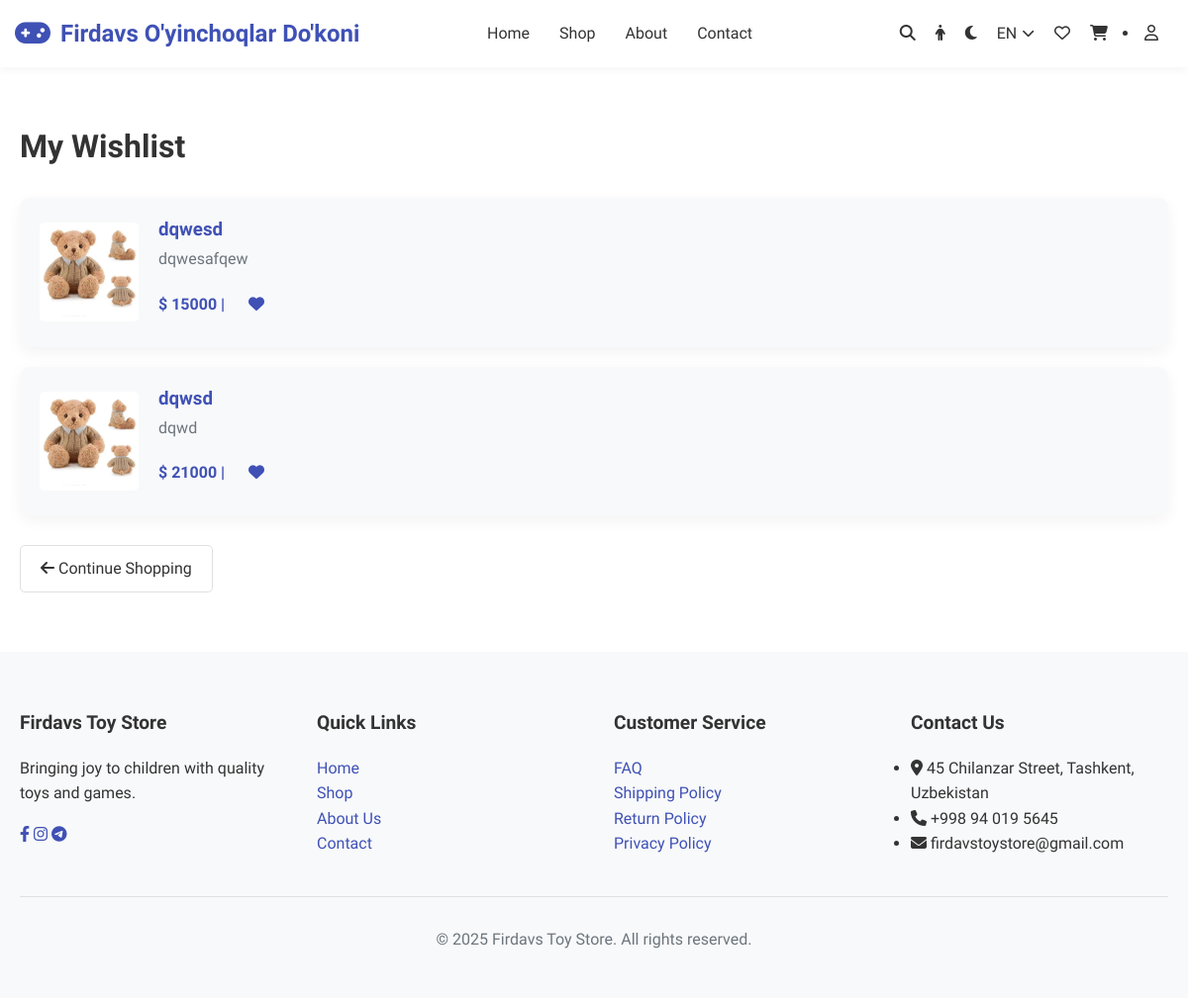
Page /uz/products/wishlist/ (signed in) on the earlier database version.
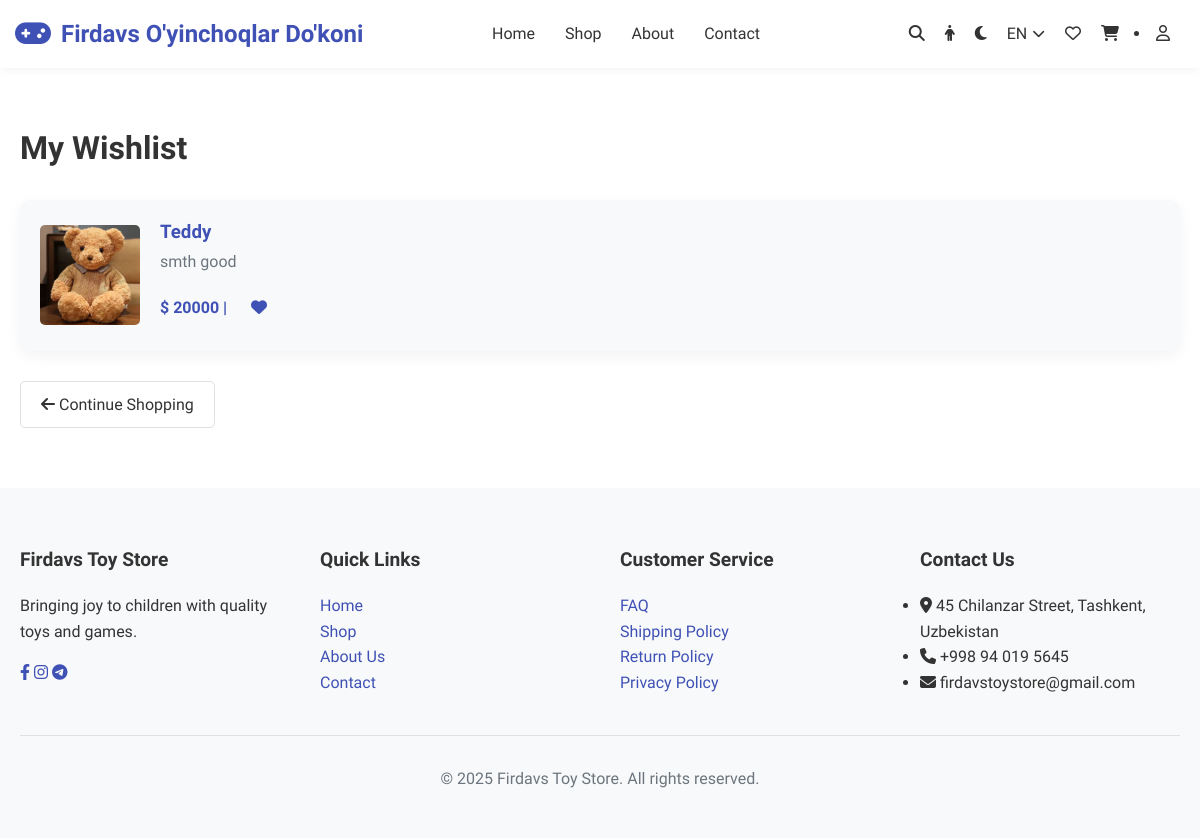
Same page on the later database version.
### products/models.py (models this page shows, shortened)
class ProductModel(models.Model):
    name = models.CharField(max_length=255, verbose_name=_("name"))
    price = models.IntegerField(default=0, verbose_name=_("price"))
    discount = models.IntegerField(default=0, verbose_name=_("discount"))
    category = models.ForeignKey(CategoryModel, on_delete=models.CASCADE, related_name='products',
                                 verbose_name=_("category"))
    color = models.ManyToManyField(ColorModel, related_name='products', verbose_name=_("color"))
    short_description = models.TextField(verbose_name=_("short_description"))
    long_description = models.TextField(verbose_name=_("long_description"))
    image = models.ImageField(upload_to='products/', verbose_name=_("image"))
    is_available = models.BooleanField(default=True, verbose_name=_("is_available"))
    agerange = models.ManyToManyField(AgeModel, related_name='products', verbose_name=("age_range"))
    wishlist = models.ManyToManyField(
        User,
        related_name='wishlist',
        verbose_name=_("wishlist"),
        null=True,
        blank=True,
    )
    cart = models.ManyToManyField(
        User,
        related_name='cart',
        verbose_name=_("cart"),
         null=True,
        blank=True,
    )
    created_at = models.DateTimeField(auto_now_add=True, verbose_name=_("created_at"))
    class Meta:
        verbose_name = _('Product')
        verbose_name_plural = _('Products')

### users/models.py (models this page shows, shortened)
class UserModel(AbstractUser):
    pass
    class Meta:
        verbose_name = 'User'
        verbose_name_plural = 'Users'

### products/views.py (the view)
# urls.py: path('wishlist/', WishlistListView.as_view(), name="wishlist"),
class WishlistListView(LoginRequiredMixin, ListView):
    template_name = 'wishlist.html'
    context_object_name = 'products'
    paginate_by = 9
    def get_queryset(self):
        return self.request.user.wishlist.order_by('-pk')

### products/templatetags/mytags.py (called while the page is built)
@register.simple_tag
def get_heart_icon(request, product):
    return "fas fa-heart" if request.user in product.wishlist.all() else "far fa-heart"

### templates/wishlist.html (shortened to what this page needs)
{% extends 'layouts/base.html' %}
{% load static %}
{% load mytags %}
{% block content %}
<section class="section">
  <div class="container">
    <h1 style="font-size: 2rem; margin-bottom: 30px">My Wishlist</h1>
    {% if products %}
    <div class="wishlist-items">
      {% for product in products %}
      <a href="{% url 'products:product' pk=product.pk %}">
        <div
          class="wishlist-item"
          style="
            display: grid;
            grid-template-columns: 100px 1fr auto;
            gap: 20px;
            align-items: center;
            padding: 20px;
            background-color: var(--card-background);
            border-radius: 10px;
            box-shadow: 0 5px 15px var(--shadow-color);
            margin-bottom: 20px;
          "
        >
          <div
            class="item-image"
            style="width: 100px; height: 100px; overflow: hidden"
          >
            <img
              src="{{ product.image.url }}"
              alt="{{ product.name }}"
              style="
                width: 100%;
                height: 100%;
                object-fit: cover;
                border-radius: 5px;
              "
            />
          </div>
          <div class="item-details">
            <h3 style="margin-bottom: 5px">{{ product.name }}</h3>
            <p style="color: var(--text-light); margin-bottom: 10px">
              {{ product.short_description }}
            </p>
            <div style="font-weight: 600; color: var(--primary-color)">
              $ {{ product.price }} |
              <a
                class="btn btn-success text-white"
                href="{% url 'products:wishlist-create' pk=product.pk %}?next={{ request.path }}?{{ request.GET.urlencode }}"
              >
                <i class="{% get_heart_icon request product %}"></i>
              </a>
            </div>
          </div>
          </div
      ></a>
      {% endfor %}
    </div>
    {% endif %}
    <div
      style="display: flex; justify-content: space-between; margin-top: 30px"
    >
      <a href="{% url 'products:shop' %}" class="btn btn-outline">
        <i class="fas fa-arrow-left"></i> Continue Shopping
      </a>
    </div>
  </div>
</section>
{% endblock %}

Differences in the rows shown:
removed ProductModel: image (picture), name "dqwesd", short_description "dqwesafqew", price "15000"
no longer on this page (row edited): ProductModel: image (picture), name "dqwsd", short_description "dqwd", price "21000"
now on this page (row edited): ProductModel: image (picture), name "Teddy", short_description "smth good", price "20000"
